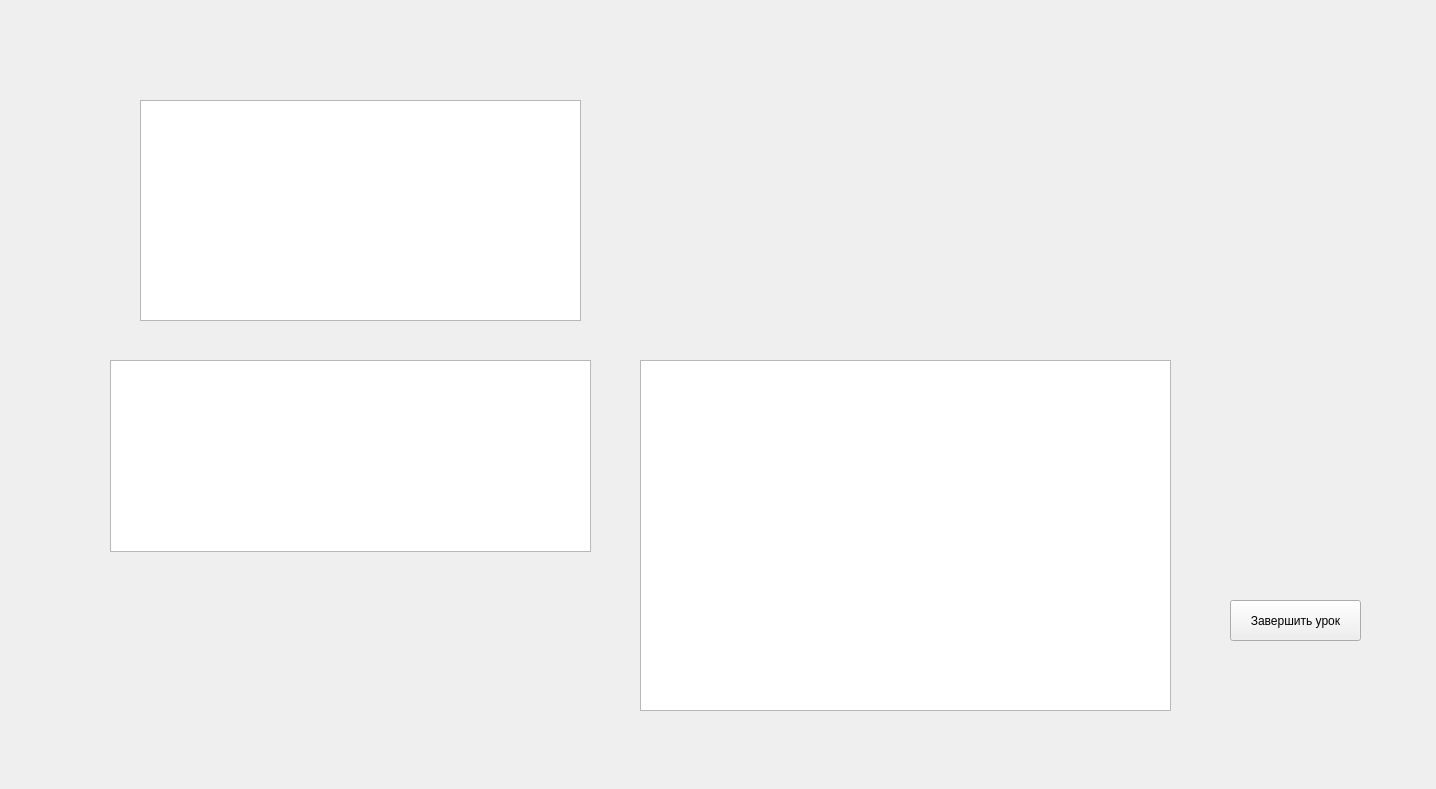
<?xml version="1.0" encoding="UTF-8"?>
<ui version="4.0">
 <class>CoursesPage</class>
 <widget class="QFrame" name="CoursesPage">
  <property name="geometry">
   <rect>
    <x>0</x>
    <y>0</y>
    <width>1436</width>
    <height>789</height>
   </rect>
  </property>
  <property name="windowTitle">
   <string>Frame</string>
  </property>
  <widget class="QTableWidget" name="coursesTable">
   <property name="geometry">
    <rect>
     <x>140</x>
     <y>100</y>
     <width>441</width>
     <height>221</height>
    </rect>
   </property>
  </widget>
  <widget class="QTableWidget" name="lessonsTable">
   <property name="geometry">
    <rect>
     <x>110</x>
     <y>360</y>
     <width>481</width>
     <height>192</height>
    </rect>
   </property>
  </widget>
  <widget class="QTextEdit" name="lessontextedit">
   <property name="geometry">
    <rect>
     <x>640</x>
     <y>360</y>
     <width>531</width>
     <height>351</height>
    </rect>
   </property>
  </widget>
  <widget class="QPushButton" name="completeLessonButton">
   <property name="geometry">
    <rect>
     <x>1230</x>
     <y>600</y>
     <width>131</width>
     <height>41</height>
    </rect>
   </property>
   <property name="text">
    <string>Завершить урок</string>
   </property>
  </widget>
 </widget>
 <resources/>
 <connections/>
</ui>
